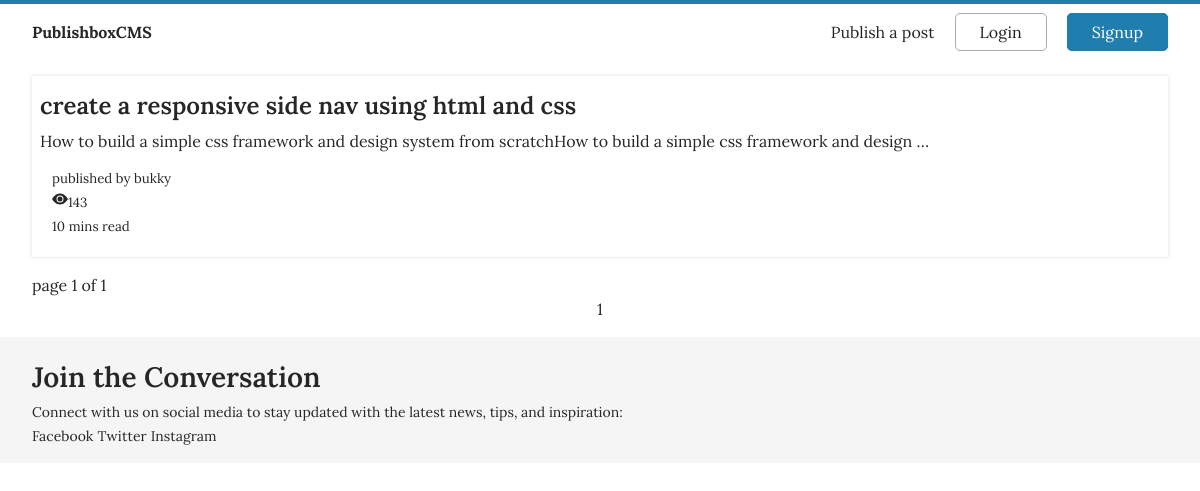
The app's page /posts/, older data.
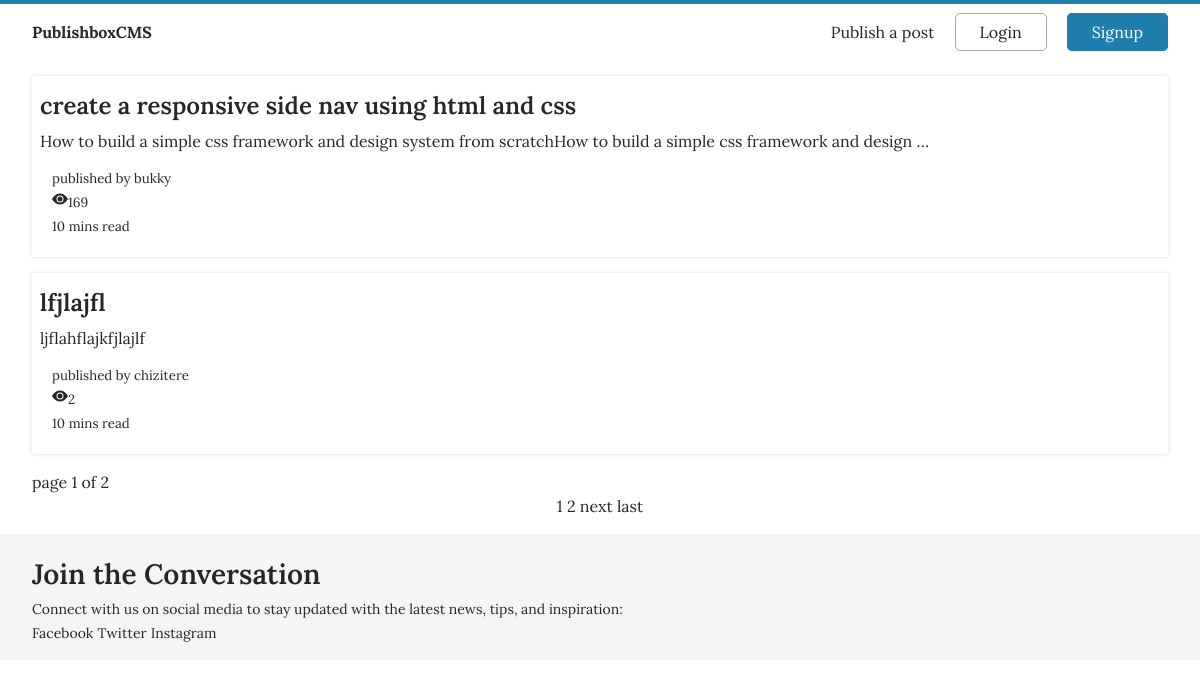
The same page, newer data.
### main/models.py (models this page shows, shortened)
class Post(models.Model):
    title = models.CharField(max_length=200)
    tags = TaggableManager()
    content = RichTextField(blank=True, null=True)
    image = models.ImageField(upload_to='static/images', blank=True, null=True)
    image_credit = models.URLField(null=True, help_text="paste or type the link(optional)", blank=True)
    author = models.ForeignKey(settings.AUTH_USER_MODEL, on_delete=models.CASCADE, related_name='post')
    slug = models.SlugField(max_length=100, unique=True)
    updated = models.DateTimeField(auto_now=True)
    date_created = models.DateTimeField(default=timezone.now)
    status = models.IntegerField(choices=STATUS, default=0)
    likes = models.ManyToManyField(User, related_name='liked_posts', blank=True)
    view_count = models.IntegerField(default=0)
    favourite = models.ManyToManyField(User, related_name='favourite', blank=True)
    def get_absolute_url(self):
        return reverse('blog:detail', args=[self.slug])
    class Meta:
        ordering = ['date_created']
        verbose_name = 'Post'
        verbose_name_plural = 'Posts'

### main/views.py (the view)
# urls.py: path('posts/', views.PostListView.as_view(), name='posts'),
class PostListView(ListView):
    model = Post
    template_name = 'main/post_list.html'
    paginate_by = 2
    def get_queryset(self):
        return Post.objects.all()

### main/templates/main/post_list.html (shortened to what this page needs)
{% extends 'base.html' %}
{% block main %}
<div class="container">
    <div class="card-wrapper">
     {% for blog in object_list %}
    <div class="card mb-4">
        <div class="card-text">
         <a href="{{ blog.get_absolute_url }}"><h3>{{ blog.title }}</h3></a>
            <p>{{blog.content|safe|truncatewords:20}}</p>
        </div>
        <div style="padding:12px;">
      <small>published by <a href="{% url 'user:profile' blog.author %}">{{blog.author}}</a></small>
            <p><svg xmlns="http://www.w3.org/2000/svg" width="16" height="16" fill="currentColor" class="bi bi-eye-fill" viewBox="0 0 16 16">
                <path d="M0 8s3-5.5 8-5.5S16 8 16 8s-3 5.5-8 5.5S0 8 0 8m8 3.5a3.5 3.5 0 1 0 0-7 3.5 3.5 0 0 0 0 7"/><small>{{ blog.view_count }}</small></p>
            <small>10 mins read</small>
        </div>
    </div>
    {% endfor %}
    <div>
        page {{ page_obj.number }} of {{ page_obj.paginator.num_pages}}
    </div>
    <ul class="text-center">
         {% for num in page_obj.paginator.page_range %}
         {% if page_obj.number == num %}
       <a href="?page={{forloop.counter}}" classs="button"><span>{{num}}</span></a
       >
       {% else %}
       <a classs="button" href="?page={{forloop.counter}}"><span>{{num}}</span></a>
       {% endif %}
        {% endfor %}
         {% if page_obj.has_next %}
       <a classs="button" href="?page={{ page_obj.next_page_number }}">next</a>
        <a classs="button" href="?page={{ page_obj.paginator.num_pages }}">last</a>
         {% endif %}
    </ul>
    </div>
</div>
{% endblock %}

Row changes from the older to the newer data that the page shows:
changed Post "create a responsive side nav using html and css": view_count "143" → "169"
added Post: title "lfjlajfl", content "ljflahflajkfjlajlf", author "chizitere", view_count "2"
Text that changed along with them:
{{ page_obj.paginator.num_pages }}: "1" → "2"
new list line: "2"
text now shown: "next last"
